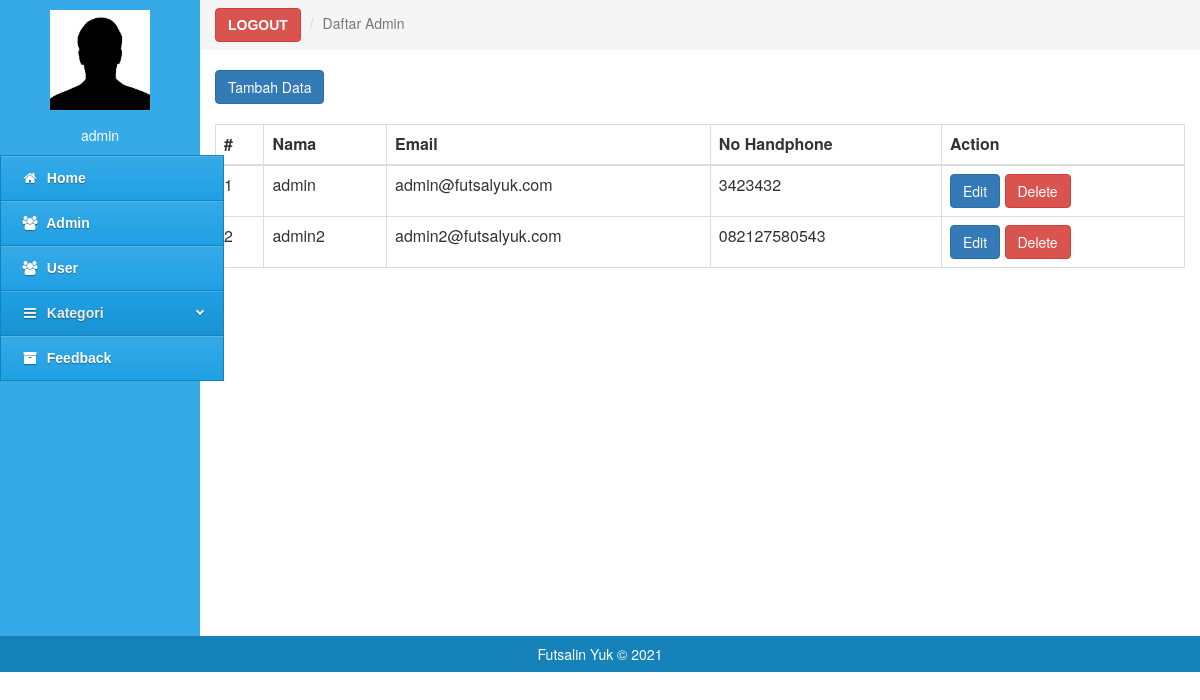
Page /admin-tool/admin.php (signed in) on the committed database.
### tables this page shows
CREATE TABLE `user` (
  `id` int(255) NOT NULL,
  `nama` varchar(255) DEFAULT NULL,
  `email` varchar(255) NOT NULL,
  `no_hp` varchar(200) DEFAULT NULL,
  `password` varchar(200) DEFAULT NULL,
  `type_user` varchar(10) DEFAULT NULL,
  `img` varchar(200) DEFAULT NULL
);

### admin-tool/admin.php (the view, shortened to what this page needs)
<?php
include '../config/connection.php';
$query = mysqli_query($conn, "SELECT * FROM user WHERE type_user='admin'");
?>
<!doctype>
<html lang='ind'>
<head>
   <link rel="stylesheet" href="../assets/css/styles-menu-admin.css">
   <link rel="stylesheet" href="../assets/css/bootstrap.min.css">
   <link rel="stylesheet" href="../assets/css/font-awesome.min.css">
</head>
<body>
   <div class="col-md-2 colmenu" style="padding:0;">
      <div class="col-md-12" style="padding:10px;"><center><img src="../assets/img/profil.jpg" alt="" height="100px" width="100px"></center></div>
      <div class="col-md-12" style="padding:5px;padding-bottom:10px;color:#fff;"><center><?= $_SESSION["nama"] ?></center></div>
      <div id='cssmenu'>
<ul>
   <li><a href='home.php'><i class="fa fa-home fa-fw"></i>&nbsp; Home</a></li>
   <li><a href='admin.php'><i class="fa fa-users fa-fw"></i>&nbsp; Admin</a></li>
   <li><a href='user.php'><i class="fa fa-users fa-fw"></i>&nbsp; User</a></li>
   <li class='active has-sub'><a href='#'><i class="fa fa-bars fa-fw"></i>&nbsp; Kategori</a>
   </li>
   <li><a href='daftar_feedback.php'><i class="fa fa-archive fa-fw"></i>&nbsp; Feedback</a></li>
</div>
   </div>
    <div class="col-md-10" style="padding:0px">
      <ol class="breadcrumb" style="margin:0;border-radius:0;">
	  <li> <a class="btn btn-danger my-2 my-sm-0 text-light"  style="font-family: Arial; font-weight: bold;"   href="../Login/logout.php">LOGOUT</a> </li>
          <li class="active">Daftar Admin</li>
      </ol>
   </div>
   <div class="col-md-10" style="margin-top: 0px;">
				<?php if(mysqli_num_rows($query) < 1){ ?>
					<div class="text-center">
						<p>There is no data</p>
						<a href="lapangan.php" class="btn btn-dark text-center">Add Product</a>
					</div>
				<?php }else{ ?>
					<br>
					<a href="daftaradmin.php" class="btn btn-primary mt-3">Tambah Data</a>
					<br><br>
					<table class="table table-bordered mt-3">
						<thead class="thead-dark">
							<tr>
								<th width="5%">#</th>
								<th>Nama</th>
								<th>Email</th>
                                <th>No Handphone</th>
								<th>Action</th>
							</tr>
						</thead>
						<tbody>
							<?php $no = 0 ?>
							<?php while($data = mysqli_fetch_array($query)){ ?>
								<tr>
									<td><?php echo $no + 1; ?></td>
									<td><?php echo $data['nama'] ?></td>
									<td><?php echo $data['email'] ?></td>
                                    <td><?php echo $data['no_hp'] ?></td>
									<td>
										<a href="editadmin.php?id=<?php echo $data['id']; ?>" class="btn btn-primary">Edit</a>
										<a href="delete_admin.php?id=<?php echo $data['id']; ?>" class="btn btn-danger" onclick="return confirm('Apakah anda yakin?')">Delete</a>
									</td>
									<?php $no++; ?>
								</tr>
							<?php } ?>
						</tbody>
					</table>
				<?php } ?>
			</div>
   <div class="col-md-12" style="background:#1682ba;padding:8px;color:#fff;"><center>Futsalin Yuk</a> &copy 2021</center></div>
</body>
<html>

### assets/css/styles-menu-admin.css (style rules this page uses)
#cssmenu, #cssmenu ul, #cssmenu ul li, #cssmenu ul li a { margin: 0; padding: 0; border: 0; list-style: none; line-height: 1; display: block; position: relative; -webkit-box-sizing: border-box; -moz-box-sizing: border-box; box-sizing: border-box; }
#cssmenu { width: 224px; font-family: Helvetica, Arial, sans-serif; color: #ffffff; float: left; }
#cssmenu > ul > li > a { padding: 15px 20px; border-left: 1px solid #1682ba; border-right: 1px solid #1682ba; border-top: 1px solid #1682ba; cursor: pointer; z-index: 2; font-size: 14px; font-weight: bold; text-decoration: none; color: #ffffff; text-shadow: 0 1px 1px rgba(0, 0, 0, 0.35); background: #36aae7; background: -webkit-linear-gradient(#36aae7, #1fa0e4); background: -moz-linear-gradient(#36aae7, #1fa0e4); background: -o-linear-gradient(#36aae7, #1fa0e4); background: -ms-linear-gradient(#36aae7, #1fa0e4); background: linear-gradient(#36aae7, #1fa0e4); box-shadow: inset 0 1px 0 rgba(255, 255, 255, 0.15); }
#cssmenu > ul > li > a:hover, #cssmenu > ul > li.active > a, #cssmenu > ul > li.open > a { color: #eeeeee; background: #1fa0e4; background: -webkit-linear-gradient(#1fa0e4, #1992d1); background: -moz-linear-gradient(#1fa0e4, #1992d1); background: -o-linear-gradient(#1fa0e4, #1992d1); background: -ms-linear-gradient(#1fa0e4, #1992d1); background: linear-gradient(#1fa0e4, #1992d1); }
#cssmenu > ul > li:last-child > a, #cssmenu > ul > li.last > a { border-bottom: 1px solid #1682ba; }
.colmenu { background:#36aae7;padding:0; height:636px; }

### rows in the picture
user: nama "admin", email "admin@futsalyuk.com", no_hp "3423432"
user: nama "admin2", email "admin2@futsalyuk.com", no_hp "082127580543"

### other values in the picture
$_SESSION["nama"] "admin"
